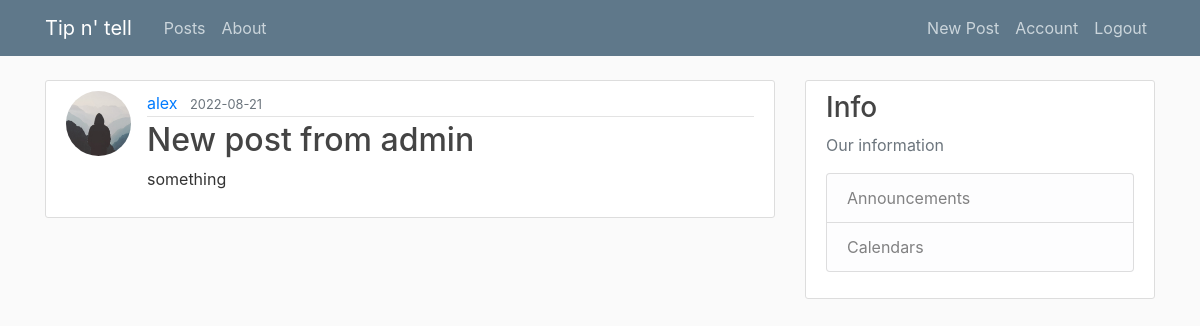
Screenshot of /post/3 (signed in) with the database file from the repository.
### flaskblog/models.py (models this page shows, shortened)
class User(db.Model, UserMixin):
    id = db.Column(db.Integer, primary_key=True)
    username = db.Column(db.String(20), unique=True, nullable=False)
    email = db.Column(db.String(120), unique=True, nullable=False)
    image_file = db.Column(db.String(20), nullable=False, default='default.jpg')
    password = db.Column(db.String(60), nullable=False)
    posts = db.relationship('Post', backref='author', lazy=True)

class Post(db.Model):
    id = db.Column(db.Integer, primary_key=True)
    title = db.Column(db.String(100), nullable=False)
    date_posted = db.Column(db.DateTime, nullable=False, default=datetime.utcnow)
    content = db.Column(db.Text, nullable=False)
    user_id = db.Column(db.Integer, db.ForeignKey('user.id'), nullable=False)

### flaskblog/routes.py (the view)
@app.route("/post/<int:post_id>")
@login_required
def post(post_id):
    post = Post.query.get_or_404(post_id)
    return render_template('post.html', title=post.title, post=post)

### flaskblog/models.py (called while the page is built)
@login_manager.user_loader
def load_user(user_id):
    return User.query.get(int(user_id))

### flaskblog/templates/post.html (shortened to what this page needs)
{% extends "layout.html" %}
{% block content %}
  <article class="media content-section">
    <img class="rounded-circle article-img" src="{{ url_for('static', filename='profile_pics/' + post.author.image_file) }}">
    <div class="media-body">
      <div class="article-metadata">
        <a class="mr-2" href="#">{{ post.author.username }}</a>
        <small class="text-muted">{{ post.date_posted.strftime('%Y-%m-%d') }}</small>
      </div>
      <h2 class="article-title">{{ post.title }}</h2>
      <p class="article-content">{{ post.content }}</p>
    </div>
  </article>
{% endblock content %}

### flaskblog/static/main.css (style rules this page uses)
body { background: #fafafa; color: #333333; margin-top: 5rem; }
h1, h2, h3, h4, h5, h6 { color: #444444; }
.content-section { background: #ffffff; padding: 10px 20px; border: 1px solid #dddddd; border-radius: 3px; margin-bottom: 20px; }
.article-title { color: #444444; }
.article-content { white-space: pre-line; }
.article-img { height: 65px; width: 65px; margin-right: 16px; }
.article-metadata { padding-bottom: 1px; margin-bottom: 4px; border-bottom: 1px solid #e3e3e3 }

### rows the page displays
User: image_file (placeholder picture), author.username "alex"
Post: date_posted "2022-08-21", title "New post from admin", content "something"
